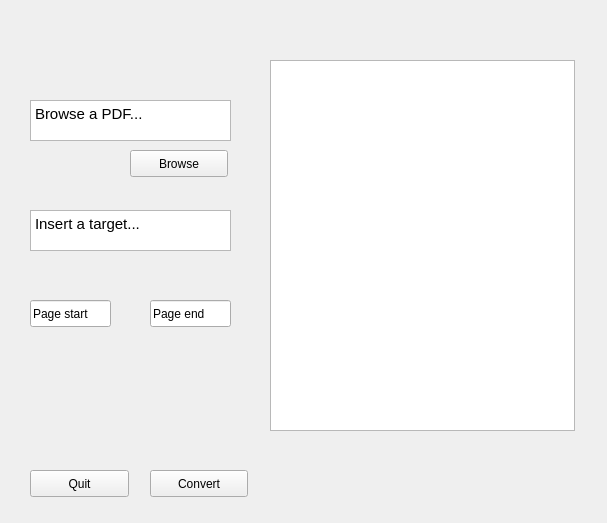
<?xml version="1.0" encoding="UTF-8"?>
<ui version="4.0">
 <class>FileOpenerDLG</class>
 <widget class="QWidget" name="FileOpenerDLG">
  <property name="geometry">
   <rect>
    <x>0</x>
    <y>0</y>
    <width>607</width>
    <height>523</height>
   </rect>
  </property>
  <property name="windowTitle">
   <string>PDF2TeX</string>
  </property>
  <widget class="QTextEdit" name="text_input">
   <property name="geometry">
    <rect>
     <x>30</x>
     <y>100</y>
     <width>201</width>
     <height>41</height>
    </rect>
   </property>
   <property name="html">
    <string>&lt;!DOCTYPE HTML PUBLIC &quot;-//W3C//DTD HTML 4.0//EN&quot; &quot;http://www.w3.org/TR/REC-html40/strict.dtd&quot;&gt;
&lt;html&gt;&lt;head&gt;&lt;meta name=&quot;qrichtext&quot; content=&quot;1&quot; /&gt;&lt;style type=&quot;text/css&quot;&gt;
p, li { white-space: pre-wrap; }
&lt;/style&gt;&lt;/head&gt;&lt;body style=&quot; font-family:'Ubuntu'; font-size:11pt; font-weight:400; font-style:normal;&quot;&gt;
&lt;p style=&quot; margin-top:0px; margin-bottom:0px; margin-left:0px; margin-right:0px; -qt-block-indent:0; text-indent:0px;&quot;&gt;Browse a PDF...&lt;/p&gt;&lt;/body&gt;&lt;/html&gt;</string>
   </property>
  </widget>
  <widget class="QTextEdit" name="text_output">
   <property name="geometry">
    <rect>
     <x>30</x>
     <y>210</y>
     <width>201</width>
     <height>41</height>
    </rect>
   </property>
   <property name="html">
    <string>&lt;!DOCTYPE HTML PUBLIC &quot;-//W3C//DTD HTML 4.0//EN&quot; &quot;http://www.w3.org/TR/REC-html40/strict.dtd&quot;&gt;
&lt;html&gt;&lt;head&gt;&lt;meta name=&quot;qrichtext&quot; content=&quot;1&quot; /&gt;&lt;style type=&quot;text/css&quot;&gt;
p, li { white-space: pre-wrap; }
&lt;/style&gt;&lt;/head&gt;&lt;body style=&quot; font-family:'Ubuntu'; font-size:11pt; font-weight:400; font-style:normal;&quot;&gt;
&lt;p style=&quot; margin-top:0px; margin-bottom:0px; margin-left:0px; margin-right:0px; -qt-block-indent:0; text-indent:0px;&quot;&gt;Insert a target...&lt;/p&gt;&lt;/body&gt;&lt;/html&gt;</string>
   </property>
  </widget>
  <widget class="QPushButton" name="pushButton_browse">
   <property name="geometry">
    <rect>
     <x>130</x>
     <y>150</y>
     <width>98</width>
     <height>27</height>
    </rect>
   </property>
   <property name="text">
    <string>Browse</string>
   </property>
  </widget>
  <widget class="QPushButton" name="pushButton_convert">
   <property name="geometry">
    <rect>
     <x>150</x>
     <y>470</y>
     <width>98</width>
     <height>27</height>
    </rect>
   </property>
   <property name="text">
    <string>Convert</string>
   </property>
  </widget>
  <widget class="QPushButton" name="pushButton_quit">
   <property name="geometry">
    <rect>
     <x>30</x>
     <y>470</y>
     <width>99</width>
     <height>27</height>
    </rect>
   </property>
   <property name="text">
    <string>Quit</string>
   </property>
  </widget>
  <widget class="QGraphicsView" name="graphicsView">
   <property name="geometry">
    <rect>
     <x>270</x>
     <y>60</y>
     <width>305</width>
     <height>371</height>
    </rect>
   </property>
  </widget>
  <widget class="QLineEdit" name="start_page">
   <property name="geometry">
    <rect>
     <x>30</x>
     <y>300</y>
     <width>81</width>
     <height>27</height>
    </rect>
   </property>
   <property name="text">
    <string>Page start</string>
   </property>
  </widget>
  <widget class="QLineEdit" name="end_page">
   <property name="geometry">
    <rect>
     <x>150</x>
     <y>300</y>
     <width>81</width>
     <height>27</height>
    </rect>
   </property>
   <property name="text">
    <string>Page end</string>
   </property>
  </widget>
 </widget>
 <resources/>
 <connections/>
</ui>
